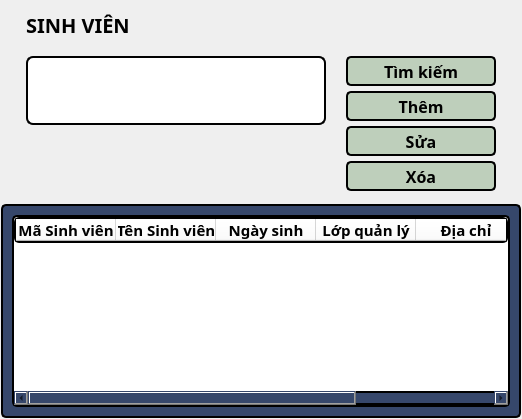
            <widget class="QWidget" name="students_page">
             <layout class="QVBoxLayout" name="verticalLayout_5">
              <property name="spacing">
               <number>3</number>
              </property>
              <property name="leftMargin">
               <number>1</number>
              </property>
              <property name="topMargin">
               <number>1</number>
              </property>
              <property name="rightMargin">
               <number>1</number>
              </property>
              <property name="bottomMargin">
               <number>1</number>
              </property>
              <item>
               <widget class="QWidget" name="students_controllers" native="true">
                <property name="maximumSize">
                 <size>
                  <width>16777215</width>
                  <height>200</height>
                 </size>
                </property>
                <property name="autoFillBackground">
                 <bool>false</bool>
                </property>
                <layout class="QVBoxLayout" name="verticalLayout_37">
                 <property name="spacing">
                  <number>0</number>
                 </property>
                 <property name="bottomMargin">
                  <number>0</number>
                 </property>
                 <item>
                  <widget class="QLabel" name="students_name_label">
                   <property name="minimumSize">
                    <size>
                     <width>0</width>
                     <height>30</height>
                    </size>
                   </property>
                   <property name="maximumSize">
                    <size>
                     <width>16777215</width>
                     <height>30</height>
                    </size>
                   </property>
                   <property name="font">
                    <font>
                     <family>Cascadia Mono SemiBold</family>
                     <pointsize>15</pointsize>
                     <weight>75</weight>
                     <bold>true</bold>
                     <underline>false</underline>
                     <strikeout>false</strikeout>
                    </font>
                   </property>
                   <property name="layoutDirection">
                    <enum>Qt::LeftToRight</enum>
                   </property>
                   <property name="styleSheet">
                    <string notr="true">color: rgb(0, 0, 0);
padding-left: 10px;
font-weight: bold;
font-size: 15pt;</string>
                   </property>
                   <property name="text">
                    <string>SINH VIÊN</string>
                   </property>
                   <property name="alignment">
                    <set>Qt::AlignLeading|Qt::AlignLeft|Qt::AlignVCenter</set>
                   </property>
                  </widget>
                 </item>
                 <item>
                  <widget class="QWidget" name="widget_22" native="true">
                   <property name="minimumSize">
                    <size>
                     <width>0</width>
                     <height>150</height>
                    </size>
                   </property>
                   <layout class="QHBoxLayout" name="horizontalLayout_15">
                    <property name="bottomMargin">
                     <number>0</number>
                    </property>
                    <item>
                     <widget class="QWidget" name="widget_23" native="true">
                      <layout class="QVBoxLayout" name="verticalLayout_38">
                       <property name="spacing">
                        <number>5</number>
                       </property>
                       <property name="leftMargin">
                        <number>7</number>
                       </property>
                       <property name="topMargin">
                        <number>7</number>
                       </property>
                       <property name="rightMargin">
                        <number>7</number>
                       </property>
                       <property name="bottomMargin">
                        <number>7</number>
                       </property>
                       <item>
                        <widget class="QLineEdit" name="students_input">
                         <property name="sizePolicy">
                          <sizepolicy hsizetype="Expanding" vsizetype="Expanding">
                           <horstretch>0</horstretch>
                           <verstretch>0</verstretch>
                          </sizepolicy>
                         </property>
                         <property name="minimumSize">
                          <size>
                           <width>300</width>
                           <height>30</height>
                          </size>
                         </property>
                         <property name="font">
                          <font>
                           <family>Cascadia Code</family>
                           <pointsize>10</pointsize>
                          </font>
                         </property>
                         <property name="styleSheet">
                          <string notr="true">background-color: rgb(255, 255, 255);
border-radius: 7px;
border: 2px solid #000;</string>
                         </property>
                         <property name="inputMask">
                          <string/>
                         </property>
                         <property name="text">
                          <string/>
                         </property>
                        </widget>
                       </item>
                       <item>
                        <spacer name="verticalSpacer_14">
                         <property name="orientation">
                          <enum>Qt::Vertical</enum>
                         </property>
                         <property name="sizeHint" stdset="0">
                          <size>
                           <width>20</width>
                           <height>46</height>
                          </size>
                         </property>
                        </spacer>
                       </item>
                      </layout>
                     </widget>
                    </item>
                    <item>
                     <widget class="QWidget" name="widget_24" native="true">
                      <property name="minimumSize">
                       <size>
                        <width>150</width>
                        <height>0</height>
                       </size>
                      </property>
                      <layout class="QVBoxLayout" name="verticalLayout_39">
                       <property name="spacing">
                        <number>5</number>
                       </property>
                       <property name="leftMargin">
                        <number>7</number>
                       </property>
                       <property name="topMargin">
                        <number>7</number>
                       </property>
                       <property name="rightMargin">
                        <number>7</number>
                       </property>
                       <property name="bottomMargin">
                        <number>7</number>
                       </property>
                       <item>
                        <widget class="QPushButton" name="students_search_btn">
                         <property name="minimumSize">
                          <size>
                           <width>150</width>
                           <height>30</height>
                          </size>
                         </property>
                         <property name="maximumSize">
                          <size>
                           <width>10</width>
                           <height>30</height>
                          </size>
                         </property>
                         <property name="font">
                          <font>
                           <family>Cascadia Code</family>
                           <pointsize>12</pointsize>
                           <weight>75</weight>
                           <bold>true</bold>
                          </font>
                         </property>
                         <property name="styleSheet">
                          <string notr="true">background-color: rgb(190,207,187);
color: rgb(0,0,0);
border-radius: 5px;
border: 2px solid #000;
font-weight: bold;
font-size: 12pt;</string>
                         </property>
                         <property name="text">
                          <string>Tìm kiếm</string>
                         </property>
                         <property name="iconSize">
                          <size>
                           <width>25</width>
                           <height>25</height>
                          </size>
                         </property>
                        </widget>
                       </item>
                       <item>
                        <widget class="QPushButton" name="students_add_btn">
                         <property name="minimumSize">
                          <size>
                           <width>150</width>
                           <height>30</height>
                          </size>
                         </property>
                         <property name="maximumSize">
                          <size>
                           <width>150</width>
                           <height>30</height>
                          </size>
                         </property>
                         <property name="font">
                          <font>
                           <family>Cascadia Code</family>
                           <pointsize>12</pointsize>
                           <weight>75</weight>
                           <bold>true</bold>
                          </font>
                         </property>
                         <property name="styleSheet">
                          <string notr="true">background-color: rgb(190,207,187);
color: rgb(0,0,0);
border-radius: 5px;
border: 2px solid #000;
font-weight: bold;
font-size: 12pt;</string>
                         </property>
                         <property name="text">
                          <string>Thêm</string>
                         </property>
                         <property name="iconSize">
                          <size>
                           <width>25</width>
                           <height>25</height>
                          </size>
                         </property>
                        </widget>
                       </item>
                       <item>
                        <widget class="QPushButton" name="students_edit_btn">
                         <property name="minimumSize">
                          <size>
                           <width>150</width>
                           <height>30</height>
                          </size>
                         </property>
                         <property name="maximumSize">
                          <size>
                           <width>150</width>
                           <height>30</height>
                          </size>
                         </property>
                         <property name="font">
                          <font>
                           <family>Cascadia Code</family>
                           <pointsize>12</pointsize>
                           <weight>75</weight>
                           <bold>true</bold>
                          </font>
                         </property>
                         <property name="styleSheet">
                          <string notr="true">background-color: rgb(190,207,187);
color: rgb(0,0,0);
border-radius: 5px;
border: 2px solid #000;
font-weight: bold;
font-size: 12pt;</string>
                         </property>
                         <property name="text">
                          <string>Sửa</string>
                         </property>
                         <property name="iconSize">
                          <size>
                           <width>25</width>
                           <height>25</height>
                          </size>
                         </property>
                        </widget>
                       </item>
                       <item>
                        <widget class="QPushButton" name="students_del_btn">
                         <property name="minimumSize">
                          <size>
                           <width>150</width>
                           <height>30</height>
                          </size>
                         </property>
                         <property name="maximumSize">
                          <size>
                           <width>150</width>
                           <height>30</height>
                          </size>
                         </property>
                         <property name="font">
                          <font>
                           <family>Cascadia Code</family>
                           <pointsize>12</pointsize>
                           <weight>75</weight>
                           <bold>true</bold>
                          </font>
                         </property>
                         <property name="styleSheet">
                          <string notr="true">background-color: rgb(190,207,187);
color: rgb(0,0,0);
border-radius: 5px;
border: 2px solid #000;
font-weight: bold;
font-size: 12pt;</string>
                         </property>
                         <property name="text">
                          <string>Xóa</string>
                         </property>
                         <property name="iconSize">
                          <size>
                           <width>25</width>
                           <height>25</height>
                          </size>
                         </property>
                        </widget>
                       </item>
                       <item>
                        <spacer name="verticalSpacer_15">
                         <property name="orientation">
                          <enum>Qt::Vertical</enum>
                         </property>
                         <property name="sizeHint" stdset="0">
                          <size>
                           <width>20</width>
                           <height>40</height>
                          </size>
                         </property>
                        </spacer>
                       </item>
                      </layout>
                     </widget>
                    </item>
                   </layout>
                  </widget>
                 </item>
                </layout>
               </widget>
              </item>
              <item>
               <widget class="QWidget" name="students_view" native="true">
                <property name="font">
                 <font>
                  <family>Cascadia Code</family>
                 </font>
                </property>
                <property name="styleSheet">
                 <string notr="true">border-radius: 5px;
background-color:rgb(54, 71, 107); 
border-radius: 5px;
border: 2px solid #000;
</string>
                </property>
                <layout class="QVBoxLayout" name="verticalLayout_40">
                 <property name="spacing">
                  <number>0</number>
                 </property>
                 <property name="leftMargin">
                  <number>11</number>
                 </property>
                 <property name="topMargin">
                  <number>11</number>
                 </property>
                 <property name="rightMargin">
                  <number>11</number>
                 </property>
                 <property name="bottomMargin">
                  <number>11</number>
                 </property>
                 <item>
                  <widget class="QTableWidget" name="students_table">
                   <property name="font">
                    <font>
                     <family>Cascadia Code</family>
                    </font>
                   </property>
                   <property name="styleSheet">
                    <string notr="true">background-color: rgb(255, 255, 255);</string>
                   </property>
                   <property name="verticalScrollMode">
                    <enum>QAbstractItemView::ScrollPerPixel</enum>
                   </property>
                   <property name="horizontalScrollMode">
                    <enum>QAbstractItemView::ScrollPerPixel</enum>
                   </property>
                   <column>
                    <property name="text">
                     <string>Mã Sinh viên</string>
                    </property>
                    <property name="font">
                     <font>
                      <family>Cascadia Code</family>
                      <pointsize>11</pointsize>
                      <weight>75</weight>
                      <bold>true</bold>
                     </font>
                    </property>
                    <property name="textAlignment">
                     <set>AlignCenter</set>
                    </property>
                   </column>
                   <column>
                    <property name="text">
                     <string>Tên Sinh viên</string>
                    </property>
                    <property name="font">
                     <font>
                      <family>Cascadia Code</family>
                      <pointsize>11</pointsize>
                      <weight>75</weight>
                      <bold>true</bold>
                     </font>
                    </property>
                    <property name="textAlignment">
                     <set>AlignCenter</set>
                    </property>
                   </column>
                   <column>
                    <property name="text">
                     <string>Ngày sinh</string>
                    </property>
                    <property name="font">
                     <font>
                      <family>Cascadia Code</family>
                      <pointsize>11</pointsize>
                      <weight>75</weight>
                      <bold>true</bold>
                     </font>
                    </property>
                    <property name="textAlignment">
                     <set>AlignCenter</set>
                    </property>
                   </column>
                   <column>
                    <property name="text">
                     <string>Lớp quản lý</string>
                    </property>
                    <property name="font">
                     <font>
                      <family>Cascadia Code</family>
                      <pointsize>11</pointsize>
                      <weight>75</weight>
                      <bold>true</bold>
                     </font>
                    </property>
                    <property name="textAlignment">
                     <set>AlignCenter</set>
                    </property>
                   </column>
                   <column>
                    <property name="text">
                     <string>Địa chỉ</string>
                    </property>
                    <property name="font">
                     <font>
                      <family>Cascadia Code</family>
                      <pointsize>11</pointsize>
                      <weight>75</weight>
                      <bold>true</bold>
                     </font>
                    </property>
                    <property name="textAlignment">
                     <set>AlignCenter</set>
                    </property>
                   </column>
                   <column>
                    <property name="text">
                     <string>URL ảnh</string>
                    </property>
                    <property name="font">
                     <font>
                      <family>Cascadia Code</family>
                      <pointsize>11</pointsize>
                      <weight>75</weight>
                      <bold>true</bold>
                     </font>
                    </property>
                    <property name="textAlignment">
                     <set>AlignCenter</set>
                    </property>
                   </column>
                   <column>
                    <property name="text">
                     <string>Số điện thoại</string>
                    </property>
                    <property name="font">
                     <font>
                      <family>Cascadia Code</family>
                      <pointsize>11</pointsize>
                      <weight>75</weight>
                      <bold>true</bold>
                     </font>
                    </property>
                    <property name="textAlignment">
                     <set>AlignCenter</set>
                    </property>
                   </column>
                  </widget>
                 </item>
                </layout>
               </widget>
              </item>
             </layout>
            </widget>
